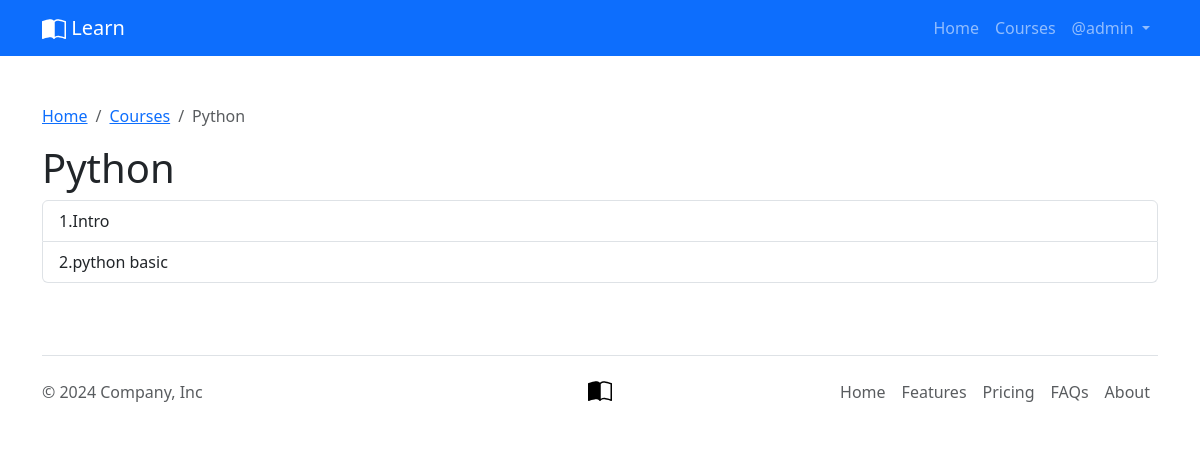
/courses/python/ (signed in), run on the app's committed database.
### course_app/models.py (models this page shows, shortened)
class Course(models.Model):
    name = models.CharField(max_length=200, verbose_name="Название курса")
    description = models.TextField("description")
    slug = models.SlugField(max_length=200, unique=True, blank=True, editable=False)
    class Meta:
        verbose_name = "Курс"
        verbose_name_plural = "Курсы"

class Lesson(models.Model):
    course = models.ForeignKey(
        Course, on_delete=models.CASCADE, verbose_name="Choose course"
    )
    theme = models.CharField(
        "Lesson theme",
        max_length=200,
    )
    content = models.TextField("description", blank=True, null=True)
    youtube_url = models.CharField("Youtubeurl", max_length=500, blank=True, null=True)
    class Meta:
        verbose_name = "Урок"
        verbose_name_plural = "Уроки"

### course_app/views.py (the view)
# urls.py: path("courses/<slug:slug>/", views.lessons_page, name="lessons_page"),
def lessons_page(request, slug=None):
    course = get_object_or_404(Course, slug=slug)
    lessons = Lesson.objects.all()
    if slug:
        course = get_object_or_404(Course, slug=slug)
        lessons = Lesson.objects.filter(course=course)
    context = {"course": course, "lessons": lessons}
    return render(request, "./course/lessons.html", context)

### course_app/templates/course/lessons.html
{% extends "../base.html" %} {% block title %}{{course.name}}{% endblock title%}
{%block content %}
<div class="container py-5">
  <nav aria-label="breadcrumb">
    <ol class="breadcrumb">
      <li class="breadcrumb-item"><a href="{% url "home_page" %}">Home</a></li>
      <li class="breadcrumb-item"><a href="{% url "courses_page" %}">Courses</a></li>
      <li class="breadcrumb-item active" aria-current="page">
        {{course.name}}
      </li>
    </ol>
  </nav>
  <h1>{{course.name}}</h1>
  <div class="list-group">
    {% for lesson in lessons %}
    <a href="{% url "lesson_detail_page" slug=course.slug pk=lesson.pk %}" class="list-group-item list-group-item-action">
      {{forloop.counter}}.{{lesson.theme}}</a
    >{% endfor %}
  </div>
</div>
{%endblock%}

### course_app/templates/base.html (shortened to what this page needs)
{% load static %}
<!DOCTYPE html>
<html lang="en">
<head>
    <link rel="stylesheet" href="{% static './css/bootstrap.min.css' %}"/>
</head>
<body>
    <nav class="navbar navbar-expand-lg bg-primary navbar-dark">
        <div class="container">
            <a class="navbar-brand" href="#"> Learn</a>
            <div class="collapse navbar-collapse" id="navbarSupportedContent">
                <ul class="navbar-nav ms-auto mb-2 mb-lg-0">
                    <li class="nav-item">
                        <a class="nav-link" href="{% url "home_page" %}">Home</a>
                    </li>
                    {% if user.is_authenticated %}
                     <li class="nav-item">
                        <a class="nav-link" href="{% url "courses_page" %}">Courses</a>
                    </li>
                    <li class="nav-item dropdown">
                        <a class="nav-link dropdown-toggle" href="#" role="button" data-bs-toggle="dropdown"
                            aria-expanded="false">
                            @{{user.username}}
                        </a>
                    </li>
                    {% endif %}
            </div>
        </div>
    </nav>
    {% block content %}{% endblock content %}
    <div class="container">
        <footer class="d-flex flex-wrap justify-content-between align-items-center py-3 my-4 border-top">
            <p class="col-md-4 mb-0 text-body-secondary">© 2024 Company, Inc</p>
            <a href="/"
                class="col-md-4 d-flex align-items-center justify-content-center mb-3 mb-md-0 me-md-auto link-body-emphasis text-decoration-none">
            </a>
            <ul class="nav col-md-4 justify-content-end">
                <li class="nav-item"><a href="#" class="nav-link px-2 text-body-secondary">Home</a></li>
                <li class="nav-item"><a href="#" class="nav-link px-2 text-body-secondary">Features</a></li>
                <li class="nav-item"><a href="#" class="nav-link px-2 text-body-secondary">Pricing</a></li>
                <li class="nav-item"><a href="#" class="nav-link px-2 text-body-secondary">FAQs</a></li>
                <li class="nav-item"><a href="#" class="nav-link px-2 text-body-secondary">About</a></li>
            </ul>
        </footer>
    </div>
</body>
</html>

### data on the page
Course: name "Python"
Lesson: theme "Intro"
Lesson: theme "python basic"

### other printed values
{{ user.username }} "admin"
